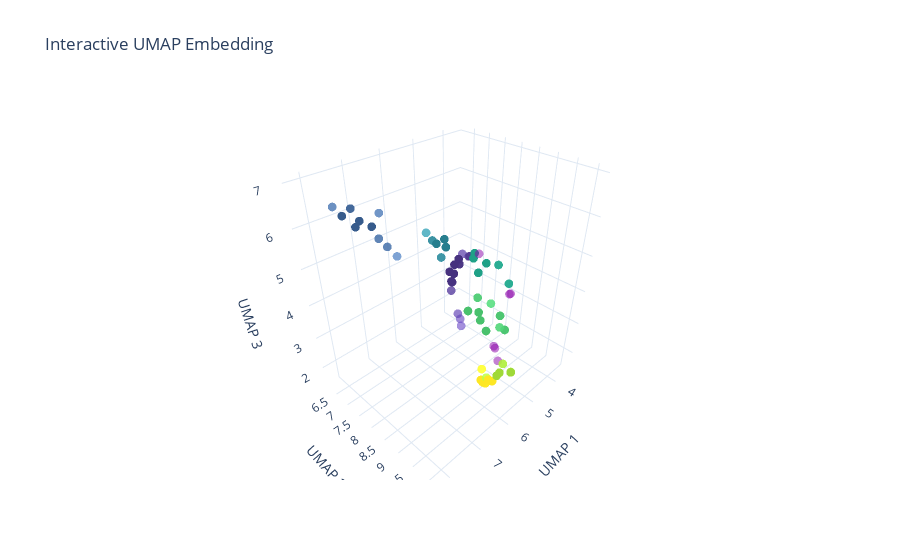

The notebook cell this image was saved under:
### Markdown cell above
Run Umap

### Code cell
from calvin_utils.ml_utils.brain_umap import BrainUmap
umapper = BrainUmap(df=nimg_df, n_components=3, n_neighbors=10, min_dist=0.05, mask=mask, min_cluster_size=3,
                    metric='correlation', projection=None, cluster_voxels=False)
umapper.run()
